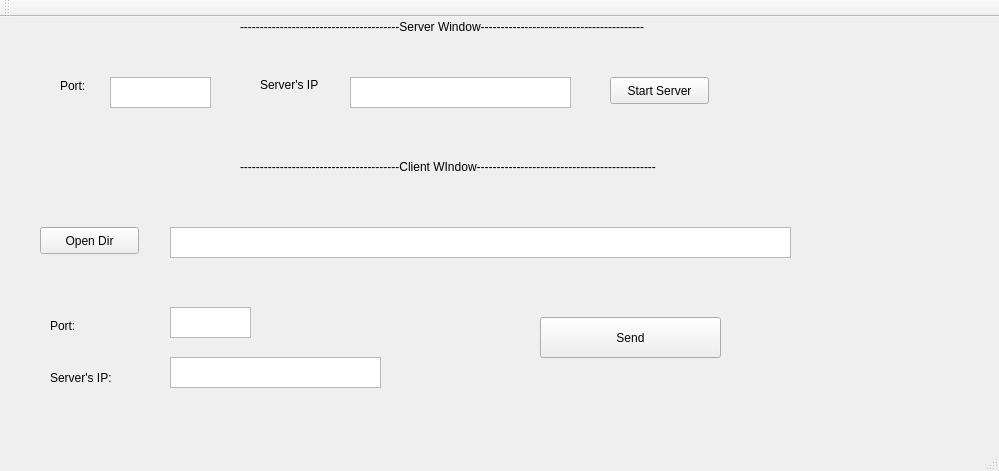
<?xml version="1.0" encoding="UTF-8"?>
<ui version="4.0">
 <class>MainWindow</class>
 <widget class="QMainWindow" name="MainWindow">
  <property name="geometry">
   <rect>
    <x>0</x>
    <y>0</y>
    <width>999</width>
    <height>471</height>
   </rect>
  </property>
  <property name="windowTitle">
   <string>MainWindow</string>
  </property>
  <widget class="QWidget" name="centralWidget">
   <widget class="QPushButton" name="server_push">
    <property name="geometry">
     <rect>
      <x>610</x>
      <y>60</y>
      <width>99</width>
      <height>27</height>
     </rect>
    </property>
    <property name="text">
     <string>Start Server</string>
    </property>
   </widget>
   <widget class="QLabel" name="server_display">
    <property name="geometry">
     <rect>
      <x>730</x>
      <y>60</y>
      <width>221</width>
      <height>31</height>
     </rect>
    </property>
    <property name="frameShape">
     <enum>QFrame::NoFrame</enum>
    </property>
    <property name="text">
     <string/>
    </property>
   </widget>
   <widget class="QPushButton" name="pushButton">
    <property name="geometry">
     <rect>
      <x>40</x>
      <y>210</y>
      <width>99</width>
      <height>27</height>
     </rect>
    </property>
    <property name="text">
     <string>Open Dir</string>
    </property>
   </widget>
   <widget class="QTextEdit" name="DIR">
    <property name="geometry">
     <rect>
      <x>170</x>
      <y>210</y>
      <width>621</width>
      <height>31</height>
     </rect>
    </property>
   </widget>
   <widget class="QLabel" name="label">
    <property name="geometry">
     <rect>
      <x>240</x>
      <y>140</y>
      <width>471</width>
      <height>20</height>
     </rect>
    </property>
    <property name="text">
     <string>----------------------------------------Client WIndow---------------------------------------------</string>
    </property>
   </widget>
   <widget class="QLabel" name="label_2">
    <property name="geometry">
     <rect>
      <x>50</x>
      <y>300</y>
      <width>67</width>
      <height>17</height>
     </rect>
    </property>
    <property name="text">
     <string>Port:</string>
    </property>
   </widget>
   <widget class="QLabel" name="label_3">
    <property name="geometry">
     <rect>
      <x>50</x>
      <y>350</y>
      <width>71</width>
      <height>21</height>
     </rect>
    </property>
    <property name="text">
     <string>Server's IP:</string>
    </property>
   </widget>
   <widget class="QTextEdit" name="port">
    <property name="geometry">
     <rect>
      <x>170</x>
      <y>290</y>
      <width>81</width>
      <height>31</height>
     </rect>
    </property>
   </widget>
   <widget class="QTextEdit" name="server_ip">
    <property name="geometry">
     <rect>
      <x>170</x>
      <y>340</y>
      <width>211</width>
      <height>31</height>
     </rect>
    </property>
   </widget>
   <widget class="QPushButton" name="pushButton_2">
    <property name="geometry">
     <rect>
      <x>540</x>
      <y>300</y>
      <width>181</width>
      <height>41</height>
     </rect>
    </property>
    <property name="text">
     <string>Send</string>
    </property>
   </widget>
   <widget class="QLabel" name="label_4">
    <property name="geometry">
     <rect>
      <x>240</x>
      <y>0</y>
      <width>471</width>
      <height>20</height>
     </rect>
    </property>
    <property name="text">
     <string>----------------------------------------Server Window-----------------------------------------</string>
    </property>
   </widget>
   <widget class="QLabel" name="label_5">
    <property name="geometry">
     <rect>
      <x>60</x>
      <y>60</y>
      <width>67</width>
      <height>17</height>
     </rect>
    </property>
    <property name="text">
     <string>Port:</string>
    </property>
   </widget>
   <widget class="QLabel" name="label_6">
    <property name="geometry">
     <rect>
      <x>260</x>
      <y>60</y>
      <width>81</width>
      <height>16</height>
     </rect>
    </property>
    <property name="text">
     <string>Server's IP</string>
    </property>
   </widget>
   <widget class="QTextEdit" name="input_port">
    <property name="geometry">
     <rect>
      <x>110</x>
      <y>60</y>
      <width>101</width>
      <height>31</height>
     </rect>
    </property>
   </widget>
   <widget class="QTextEdit" name="input_ip">
    <property name="geometry">
     <rect>
      <x>350</x>
      <y>60</y>
      <width>221</width>
      <height>31</height>
     </rect>
    </property>
   </widget>
  </widget>
  <widget class="QMenuBar" name="menuBar">
   <property name="geometry">
    <rect>
     <x>0</x>
     <y>0</y>
     <width>999</width>
     <height>25</height>
    </rect>
   </property>
  </widget>
  <widget class="QToolBar" name="mainToolBar">
   <attribute name="toolBarArea">
    <enum>TopToolBarArea</enum>
   </attribute>
   <attribute name="toolBarBreak">
    <bool>false</bool>
   </attribute>
  </widget>
  <widget class="QStatusBar" name="statusBar"/>
 </widget>
 <layoutdefault spacing="6" margin="11"/>
 <resources/>
 <connections/>
</ui>
